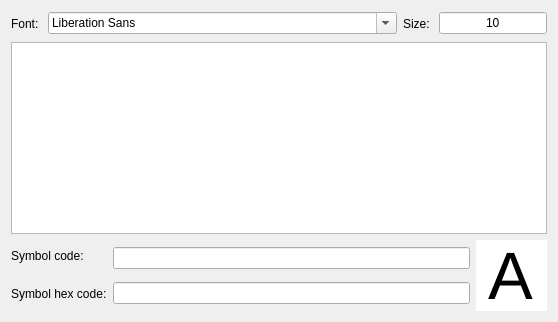
<?xml version="1.0" encoding="UTF-8"?>
<ui version="4.0">
 <class>AsciiTable</class>
 <widget class="QWidget" name="AsciiTable">
  <property name="geometry">
   <rect>
    <x>0</x>
    <y>0</y>
    <width>558</width>
    <height>322</height>
   </rect>
  </property>
  <property name="windowTitle">
   <string>ASCII Table</string>
  </property>
  <layout class="QVBoxLayout" name="verticalLayout">
   <item>
    <layout class="QHBoxLayout" name="horizontalLayout" stretch="0,0,0,0">
     <property name="spacing">
      <number>6</number>
     </property>
     <property name="sizeConstraint">
      <enum>QLayout::SetFixedSize</enum>
     </property>
     <property name="bottomMargin">
      <number>0</number>
     </property>
     <item>
      <widget class="QLabel" name="label_5">
       <property name="maximumSize">
        <size>
         <width>16777215</width>
         <height>25</height>
        </size>
       </property>
       <property name="text">
        <string>Font: </string>
       </property>
      </widget>
     </item>
     <item>
      <widget class="QFontComboBox" name="font">
       <property name="sizePolicy">
        <sizepolicy hsizetype="MinimumExpanding" vsizetype="Fixed">
         <horstretch>0</horstretch>
         <verstretch>0</verstretch>
        </sizepolicy>
       </property>
      </widget>
     </item>
     <item>
      <widget class="QLabel" name="label_3">
       <property name="minimumSize">
        <size>
         <width>0</width>
         <height>25</height>
        </size>
       </property>
       <property name="maximumSize">
        <size>
         <width>16777215</width>
         <height>25</height>
        </size>
       </property>
       <property name="text">
        <string>Size: </string>
       </property>
      </widget>
     </item>
     <item>
      <widget class="QLineEdit" name="size">
       <property name="enabled">
        <bool>true</bool>
       </property>
       <property name="maximumSize">
        <size>
         <width>108</width>
         <height>16777215</height>
        </size>
       </property>
       <property name="inputMask">
        <string>99</string>
       </property>
       <property name="text">
        <string>10</string>
       </property>
       <property name="alignment">
        <set>Qt::AlignCenter</set>
       </property>
       <property name="dragEnabled">
        <bool>true</bool>
       </property>
      </widget>
     </item>
    </layout>
   </item>
   <item>
    <widget class="QTableWidget" name="tableWidget">
     <property name="enabled">
      <bool>true</bool>
     </property>
     <property name="sizePolicy">
      <sizepolicy hsizetype="MinimumExpanding" vsizetype="MinimumExpanding">
       <horstretch>0</horstretch>
       <verstretch>0</verstretch>
      </sizepolicy>
     </property>
     <property name="maximumSize">
      <size>
       <width>16777215</width>
       <height>16777215</height>
      </size>
     </property>
     <property name="editTriggers">
      <set>QAbstractItemView::AnyKeyPressed</set>
     </property>
     <property name="selectionMode">
      <enum>QAbstractItemView::SingleSelection</enum>
     </property>
     <property name="wordWrap">
      <bool>false</bool>
     </property>
     <property name="cornerButtonEnabled">
      <bool>false</bool>
     </property>
     <attribute name="horizontalHeaderCascadingSectionResizes">
      <bool>true</bool>
     </attribute>
     <attribute name="horizontalHeaderStretchLastSection">
      <bool>true</bool>
     </attribute>
     <attribute name="verticalHeaderCascadingSectionResizes">
      <bool>true</bool>
     </attribute>
     <attribute name="verticalHeaderStretchLastSection">
      <bool>true</bool>
     </attribute>
    </widget>
   </item>
   <item>
    <layout class="QHBoxLayout" name="horizontalLayout_3">
     <item>
      <layout class="QVBoxLayout" name="verticalLayout_3">
       <item>
        <widget class="QLabel" name="label">
         <property name="maximumSize">
          <size>
           <width>16777215</width>
           <height>32</height>
          </size>
         </property>
         <property name="text">
          <string>Symbol code:</string>
         </property>
        </widget>
       </item>
       <item>
        <widget class="QLabel" name="label_2">
         <property name="maximumSize">
          <size>
           <width>16777215</width>
           <height>31</height>
          </size>
         </property>
         <property name="text">
          <string>Symbol hex code:</string>
         </property>
        </widget>
       </item>
      </layout>
     </item>
     <item>
      <layout class="QVBoxLayout" name="verticalLayout_5">
       <item>
        <widget class="QLineEdit" name="symbolCode"/>
       </item>
       <item>
        <widget class="QLineEdit" name="symbolHexCode"/>
       </item>
      </layout>
     </item>
     <item>
      <widget class="QLineEdit" name="symbol">
       <property name="minimumSize">
        <size>
         <width>71</width>
         <height>71</height>
        </size>
       </property>
       <property name="maximumSize">
        <size>
         <width>71</width>
         <height>71</height>
        </size>
       </property>
       <property name="font">
        <font>
         <pointsize>50</pointsize>
        </font>
       </property>
       <property name="text">
        <string>A</string>
       </property>
       <property name="frame">
        <bool>false</bool>
       </property>
       <property name="alignment">
        <set>Qt::AlignCenter</set>
       </property>
       <property name="readOnly">
        <bool>true</bool>
       </property>
      </widget>
     </item>
    </layout>
   </item>
  </layout>
 </widget>
 <resources/>
 <connections/>
</ui>
